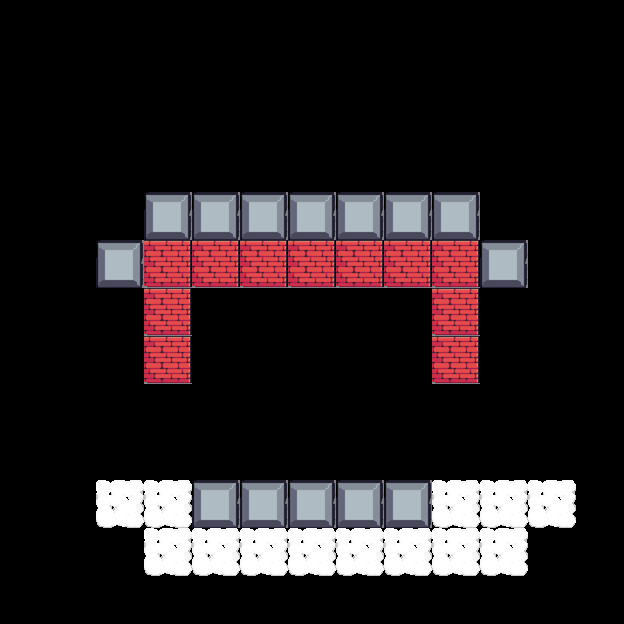

Rendered tile map (Tiled .tmx) drawn with the repository's tilesets; below, a short description and the full map source, tile grids included:
An orthogonal 13x13 tile map with 48x48 px tiles, 1 tile layer (blocks), 3 tilesets and 6 objects (6x Spike).

<map version="1.10" tiledversion="1.10.2" orientation="orthogonal" renderorder="right-down" width="13" height="13" tilewidth="48" tileheight="48" infinite="0" nextlayerid="3" nextobjectid="22">
 <tileset firstgid="1" source="../Terrain.tsx" />
 <tileset firstgid="16" source="../Spike.tsx" />
 <tileset firstgid="17" source="../blocks2.tsx" />
 <layer id="1" name="blocks" width="13" height="13">
  <data encoding="csv">
0,0,0,0,0,0,0,0,0,0,0,0,0,
0,0,0,0,0,0,0,0,0,0,0,0,0,
0,0,0,0,0,0,0,0,0,0,0,0,0,
0,0,0,0,0,0,0,0,0,0,0,0,0,
0,0,0,9,9,9,9,9,9,9,0,0,0,
0,0,9,5,5,5,5,5,5,5,9,0,0,
0,0,0,5,0,0,0,0,0,5,0,0,0,
0,0,0,5,0,0,0,0,0,5,0,0,0,
0,0,0,0,0,0,0,0,0,0,0,0,0,
0,0,0,0,0,0,0,0,0,0,0,0,0,
0,0,17,17,9,9,9,9,9,17,17,17,0,
0,0,0,17,17,17,17,17,17,17,17,0,0,
0,0,0,0,0,0,0,0,0,0,0,0,0
</data>
 </layer>
 <objectgroup id="2" name="Objekts">
  <object id="16" type="Spike" gid="16" x="246.507" y="480.439" width="16" height="16" />
  <object id="17" type="Spike" gid="16" x="257.937" y="480.439" width="16" height="16" />
  <object id="18" type="Spike" gid="16" x="268.605" y="480.439" width="16" height="16" />
  <object id="19" type="Spike" gid="16" x="339.09" y="482.727" width="16" height="16" />
  <object id="20" type="Spike" gid="16" x="350.52" y="482.727" width="16" height="16" />
  <object id="21" type="Spike" gid="16" x="361.188" y="482.727" width="16" height="16" />
 </objectgroup>
</map>